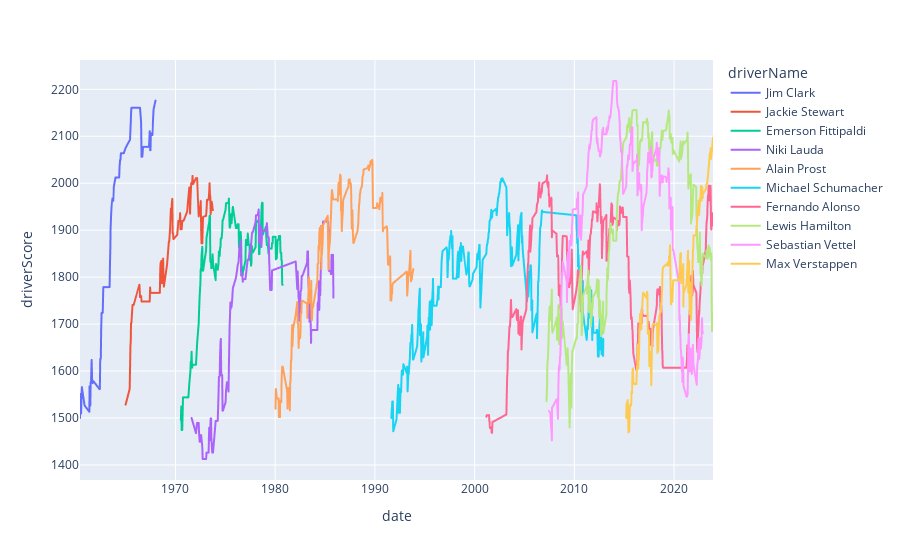

Notebook code cell kept with this figure:
### Markdown cell above
## Data visualisation

### Code cell
px.line(gott_df, x="date", y="driverScore", color="driverName")

### Figure 1 — Plotly figure (JSON) as saved in the notebook; plotly's stock layout.template omitted (floating-point values rounded to 4 significant figures; data arrays with more than 128 entries replaced by an {"elided": "..."} marker saying what was removed)
{"data": [{"hovertemplate": "driverName=Jim Clark<br>date=%{x}<br>driverScore=%{y}<extra></extra>", "legendgroup": "Jim Clark", "line": {"color": "#636efa", "dash": "solid"}, "marker": {"symbol": "circle"}, "mode": "lines", "name": "Jim Clark", "showlegend": true, "type": "scattergl", "x": ["1960-06-06", "1960-06-19", "1960-07-03", "1960-07-16", "1960-08-14", "1960-11-20", "1961-05-14", "1961-05-22", "1961-06-18", "1961-07-02", "1961-07-15", "1961-08-06", "1961-09-10", "1961-10-08", "1962-05-20", "1962-06-03", "1962-06-17", "1962-07-08", "1962-07-21", "1962-08-05", "1962-09-16", "1962-10-07", "1962-12-29", "1963-05-26", "1963-06-09", "1963-06-23", "1963-06-30", "1963-07-20", "1963-08-04", "1963-09-08", "1963-10-06", "1963-10-27", "1963-12-28", "1964-05-10", "1964-05-24", "1964-06-14", "1964-06-28", "1964-07-11", "1964-08-02", "1964-08-23", "1964-09-06", "1964-10-04", "1964-10-04", "1964-10-25", "1965-01-01", "1965-06-13", "1965-06-27", "1965-07-10", "1965-07-18", "1965-08-01", "1965-09-12", "1965-10-03", "1965-10-24", "1966-05-22", "1966-06-12", "1966-07-16", "1966-07-24", "1966-08-07", "1966-09-04", "1966-10-02", "1966-10-23", "1967-01-02", "1967-05-07", "1967-06-04", "1967-06-18", "1967-07-02", "1967-07-15", "1967-08-06", "1967-08-27", "1967-09-10", "1967-10-01", "1967-10-22", "1968-01-01"], "xaxis": "x", "y": [1500, 1530.0, 1551.0, 1510.0, 1566.0, 1527.0, 1513.0, 1567.0, 1526.0, 1576.0, 1576.0, 1624.0, 1574.0, 1579.0, 1562.0, 1562.0, 1626.0, 1626.0, 1687.0, 1724.0, 1724.0, 1779.0, 1779.0, 1779.0, 1827.0, 1866.0, 1902.0, 1931.0, 1948.0, 1968.0, 1962.0, 1992.0, 2012.0, 2012.0, 2035.0, 2050.0, 2050.0, 2064.0, 2064.0, 2064.0, 2064.0, 2064.0, 2064.0, 2064.0, 2075.0, 2093.0, 2114.0, 2129.0, 2146.0, 2161.0, 2161.0, 2161.0, 2161.0, 2161.0, 2161.0, 2136.0, 2128.0, 2056.0, 2056.0, 2078.0, 2078.0, 2078.0, 2078.0, 2111.0, 2070.0, 2070.0, 2106.0, 2106.0, 2106.0, 2103.0, 2134.0, 2157.0, 2176.0], "yaxis": "y"}, {"hovertemplate": "driverName=Jackie Stewart<br>date=%{x}<br>driverScore=%{y}<extra></extra>", "legendgroup": "Jackie Stewart", "line": {"color": "#EF553B", "dash": "solid"}, "marker": {"symbol": "circle"}, "mode": "lines", "name": "Jackie Stewart", "showlegend": true, "type": "scattergl", "x": ["1965-01-01", "1965-05-30", "1965-06-13", "1965-06-27", "1965-07-10", "1965-07-18", "1965-08-01", "1965-09-12", "1965-10-03", "1965-10-24", "1966-05-22", "1966-06-12", "1966-07-16", "1966-07-24", "1966-08-07", "1966-09-04", "1966-10-02", "1966-10-23", "1967-01-02", "1967-05-07", "1967-06-04", "1967-06-18", "1967-07-02", "1967-07-15", "1967-08-06", "1967-08-27", "1967-09-10", "1967-10-01", "1967-10-22", "1968-01-01", "1968-06-09", "1968-06-23", "1968-07-07", "1968-07-20", "1968-08-04", "1968-09-08", "1968-09-22", "1968-10-06", "1968-11-03", "1969-03-01", "1969-05-04", "1969-05-18", "1969-06-21", "1969-07-06", "1969-07-19", "1969-08-03", "1969-09-07", "1969-09-20", "1969-10-05", "1969-10-19", "1970-03-07", "1970-04-19", "1970-05-10", "1970-06-07", "1970-06-21", "1970-07-05", "1970-07-18", "1970-08-02", "1970-08-16", "1970-09-06", "1970-09-20", "1970-10-04", "1970-10-25", "1971-03-06", "1971-04-18", "1971-05-23", "1971-06-20", "1971-07-04", "1971-07-17", "1971-08-01", "1971-08-15", "1971-09-05", "1971-09-19", "1971-10-03", "1972-01-23", "1972-03-04", "1972-05-01", "1972-05-14", "1972-07-02", "1972-07-15", "1972-07-30", "1972-08-13", "1972-09-10", "1972-09-24", "1972-10-08", "1973-01-28", "1973-02-11", "1973-03-03", "1973-04-29", "1973-05-20", "1973-06-03", "1973-06-17", "1973-07-01", "1973-07-14", "1973-07-29", "1973-08-05", "1973-08-19", "1973-09-09", "1973-09-23", "1973-10-07"], "xaxis": "x", "y": [1528.0, 1562.0, 1608.0, 1653.0, 1665.0, 1702.0, 1702.0, 1741.0, 1741.0, 1741.0, 1784.0, 1757.0, 1757.0, 1760.0, 1748.0, 1748.0, 1748.0, 1748.0, 1748.0, 1748.0, 1748.0, 1778.0, 1767.0, 1767.0, 1767.0, 1767.0, 1767.0, 1767.0, 1767.0, 1767.0, 1767.0, 1816.0, 1831.0, 1787.0, 1835.0, 1835.0, 1788.0, 1840.0, 1780.0, 1828.0, 1876.0, 1876.0, 1906.0, 1929.0, 1946.0, 1945.0, 1967.0, 1893.0, 1893.0, 1881.0, 1890.0, 1920.0, 1920.0, 1920.0, 1936.0, 1902.0, 1902.0, 1902.0, 1902.0, 1920.0, 1920.0, 1920.0, 1920.0, 1940.0, 1969.0, 1991.0, 1935.0, 1963.0, 1981.0, 2000.0, 2000.0, 2000.0, 2015.0, 1998.0, 2011.0, 2011.0, 1929.0, 1934.0, 1953.0, 1962.0, 1901.0, 1872.0, 1872.0, 1904.0, 1928.0, 1931.0, 1942.0, 1965.0, 1965.0, 1981.0, 2000.0, 1976.0, 1971.0, 1934.0, 1946.0, 1960.0, 1961.0, 1954.0, 1943.0, 1943.0], "yaxis": "y"}, {"hovertemplate": "driverName=Emerson Fittipaldi<br>date=%{x}<br>driverScore=%{y}<extra></extra>", "legendgroup": "Emerson Fittipaldi", "line": {"color": "#00cc96", "dash": "solid"}, "marker": {"symbol": "circle"}, "mode": "lines", "name": "Emerson Fittipaldi", "showlegend": true, "type": "scattergl", "x": {"elided": "149 str values"}, "xaxis": "x", "y": {"elided": "149 float values"}, "yaxis": "y"}, {"hovertemplate": "driverName=Niki Lauda<br>date=%{x}<br>driverScore=%{y}<extra></extra>", "legendgroup": "Niki Lauda", "line": {"color": "#ab63fa", "dash": "solid"}, "marker": {"symbol": "circle"}, "mode": "lines", "name": "Niki Lauda", "showlegend": true, "type": "scattergl", "x": {"elided": "174 str values"}, "xaxis": "x", "y": {"elided": "174 float values"}, "yaxis": "y"}, {"hovertemplate": "driverName=Alain Prost<br>date=%{x}<br>driverScore=%{y}<extra></extra>", "legendgroup": "Alain Prost", "line": {"color": "#FFA15A", "dash": "solid"}, "marker": {"symbol": "circle"}, "mode": "lines", "name": "Alain Prost", "showlegend": true, "type": "scattergl", "x": {"elided": "202 str values"}, "xaxis": "x", "y": {"elided": "202 float values"}, "yaxis": "y"}, {"hovertemplate": "driverName=Michael Schumacher<br>date=%{x}<br>driverScore=%{y}<extra></extra>", "legendgroup": "Michael Schumacher", "line": {"color": "#19d3f3", "dash": "solid"}, "marker": {"symbol": "circle"}, "mode": "lines", "name": "Michael Schumacher", "showlegend": true, "type": "scattergl", "x": {"elided": "308 str values"}, "xaxis": "x", "y": {"elided": "308 float values"}, "yaxis": "y"}, {"hovertemplate": "driverName=Fernando Alonso<br>date=%{x}<br>driverScore=%{y}<extra></extra>", "legendgroup": "Fernando Alonso", "line": {"color": "#FF6692", "dash": "solid"}, "marker": {"symbol": "circle"}, "mode": "lines", "name": "Fernando Alonso", "showlegend": true, "type": "scattergl", "x": {"elided": "380 str values"}, "xaxis": "x", "y": {"elided": "380 float values"}, "yaxis": "y"}, {"hovertemplate": "driverName=Lewis Hamilton<br>date=%{x}<br>driverScore=%{y}<extra></extra>", "legendgroup": "Lewis Hamilton", "line": {"color": "#B6E880", "dash": "solid"}, "marker": {"symbol": "circle"}, "mode": "lines", "name": "Lewis Hamilton", "showlegend": true, "type": "scattergl", "x": {"elided": "332 str values"}, "xaxis": "x", "y": {"elided": "332 float values"}, "yaxis": "y"}, {"hovertemplate": "driverName=Sebastian Vettel<br>date=%{x}<br>driverScore=%{y}<extra></extra>", "legendgroup": "Sebastian Vettel", "line": {"color": "#FF97FF", "dash": "solid"}, "marker": {"symbol": "circle"}, "mode": "lines", "name": "Sebastian Vettel", "showlegend": true, "type": "scattergl", "x": {"elided": "300 str values"}, "xaxis": "x", "y": {"elided": "300 float values"}, "yaxis": "y"}, {"hovertemplate": "driverName=Max Verstappen<br>date=%{x}<br>driverScore=%{y}<extra></extra>", "legendgroup": "Max Verstappen", "line": {"color": "#FECB52", "dash": "solid"}, "marker": {"symbol": "circle"}, "mode": "lines", "name": "Max Verstappen", "showlegend": true, "type": "scattergl", "x": {"elided": "185 str values"}, "xaxis": "x", "y": {"elided": "185 float values"}, "yaxis": "y"}], "layout": {"legend": {"title": {"text": "driverName"}, "tracegroupgap": 0}, "margin": {"t": 60}, "xaxis": {"anchor": "y", "domain": [0, 1], "title": {"text": "date"}}, "yaxis": {"anchor": "x", "domain": [0, 1], "title": {"text": "driverScore"}}}}
